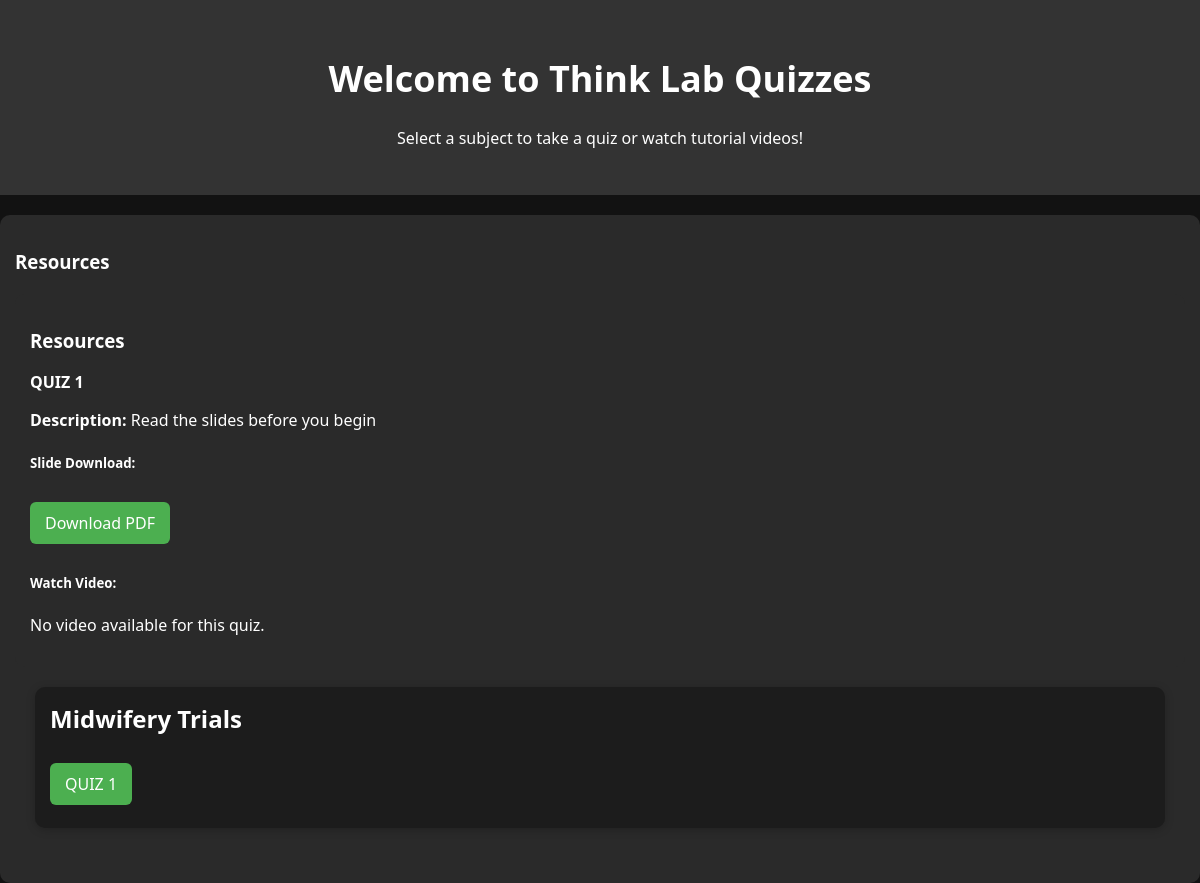
The app's page /quiz/ with its own data.
### myapp/models.py (models this page shows, shortened)
class Quiz(models.Model):
    title = models.CharField(max_length=255)
    subject = models.ForeignKey(Subject, on_delete=models.CASCADE)
    slide = models.FileField(upload_to='slides/', blank=True, null=True)
    video = models.FileField(upload_to='videos/', blank=True, null=True)
    description = models.TextField()

class Subject(models.Model):
    name = models.CharField(max_length=255)

### myapp/views.py (the view)
# urls.py: path('quiz/', views.quiz_page, name='quiz_page'),
def quiz_page(request):
    subjects = Subject.objects.prefetch_related('quiz_set').all()
    quizzes = Quiz.objects.all()
    return render(request, 'quiz_page.html', {
        'subjects': subjects,
        'quizzes': quizzes
    })

### template/quiz_page.html (shortened to what this page needs)
{% load static %}
<!DOCTYPE html>
<html lang="en">
<head>
</head>
<body>
    <div class="header">
        <h1>Welcome to Think Lab Quizzes</h1>
        <p>Select a subject to take a quiz or watch tutorial videos!</p>
    </div>
    <div class="media-section">
        <h3>Resources</h3>
        <div class="media-section">
            <h3>Resources</h3>
            {% for quiz in quizzes %}
            <div class="media-block">
                <h4>{{ quiz.title }}</h4>
                <p><strong>Description:</strong> {{ quiz.description }}</p>
                <h5>Slide Download:</h5>
                {% if quiz.slide %}
                    <a href="{{ quiz.slide.url }}" download class="quiz-link">Download PDF</a>
                {% else %}
                    <p>No slides available for this quiz.</p>
                {% endif %}
                <h5>Watch Video:</h5>
                {% if quiz.video %}
                    <video controls width="100%" style="border-radius: 10px; margin-top: 10px;">
                        <source src="{{ quiz.video.url }}" type="video/mp4">
                        Your browser does not support the video tag.
                    </video>
                {% else %}
                    <p>No video available for this quiz.</p>
                {% endif %}
            </div>
            {% endfor %}
        </div>
    <div class="subject-section">
        {% for subject in subjects %}
        <div class="subject">
            <h2>{{ subject.name }}</h2>
            {% if subject.quiz_set.all %}
                {% for quiz in subject.quiz_set.all %}
                    <a class="quiz-link" href="{% url 'take_quiz' quiz.id %}">{{ quiz.title }}</a><br>
                {% endfor %}
            {% else %}
                <p>No quizzes yet for this subject.</p>
            {% endif %}
        </div>
    </div>
        {% endfor %}
    </div>
</body>
</html>

### template/quiz_page.html (style rules this page uses)
body { font-family: 'Segoe UI', sans-serif; background: #121212; color: white; margin: 0; padding: 0; }
.header { background: #333; color: #fff; text-align: center; padding: 30px; }
.header h1 { font-size: 36px; }
.subject-section { padding: 20px; }
.subject { background: #1c1c1c; margin-bottom: 20px; border-radius: 10px; padding: 15px; box-shadow: 0 2px 10px rgba(0, 0, 0, 0.2); }
.subject h2 { margin-top: 0; }
.quiz-link { display: inline-block; margin: 8px 0; padding: 10px 15px; background: #4caf50; color: white; border-radius: 6px; text-decoration: none; }
.media-section { margin-top: 20px; background-color: #2a2a2a; padding: 15px; border-radius: 10px; }
.media-block h4 { margin: 10px 0 5px; }

### records on screen
Quiz: title "QUIZ 1", description "Read the slides before you begin", video "No video available for this quiz."
Subject: name "Midwifery Trials"
